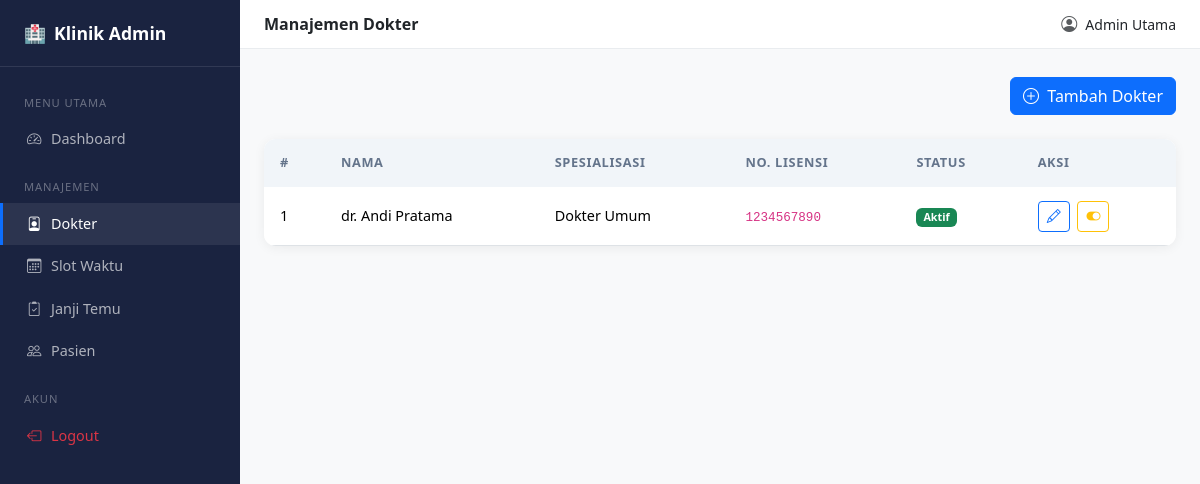
Before: /admin/doctors.php (signed in) with the older database file.
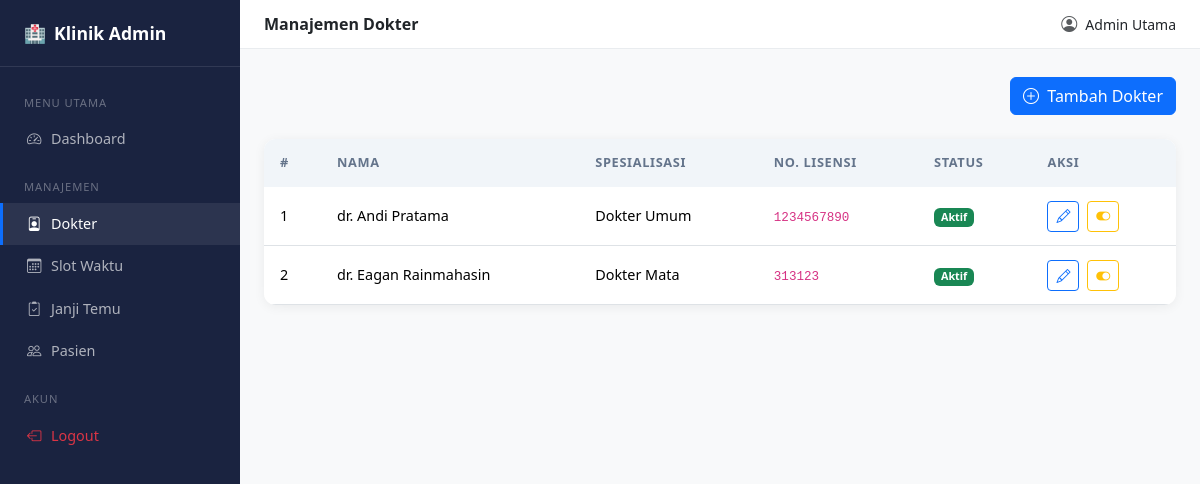
After: the same page with the newer database file.
### tables this page shows
CREATE TABLE `doctors` (
  `id` int(10) UNSIGNED NOT NULL,
  `full_name` varchar(100) NOT NULL,
  `specialization` varchar(100) DEFAULT NULL,
  `license_number` varchar(50) NOT NULL,
  `is_active` tinyint(1) NOT NULL DEFAULT 1
);

### admin/doctors.php (the view, shortened to what this page needs)
<?php
require_once '../config/config.php';
require_once '../includes/layout_admin.php';
$doctors = $pdo->query("SELECT * FROM doctors ORDER BY full_name")->fetchAll();
?>
<div class="d-flex justify-content-between align-items-center mb-4">
    <button class="btn btn-primary" data-bs-toggle="modal" data-bs-target="#addModal">
        <i class="bi bi-plus-circle me-1"></i> Tambah Dokter
    </button>
</div>
<div class="card table-card">
    <div class="table-responsive">
        <table class="table table-hover">
            <thead>
                <tr><th>#</th><th>Nama</th><th>Spesialisasi</th><th>No. Lisensi</th><th>Status</th><th>Aksi</th></tr>
            </thead>
            <tbody>
            <?php foreach ($doctors as $d): ?>
            <tr>
                <td><?= $d['id'] ?></td>
                <td><?= htmlspecialchars($d['full_name']) ?></td>
                <td><?= htmlspecialchars($d['specialization'] ?? '-') ?></td>
                <td><code><?= htmlspecialchars($d['license_number']) ?></code></td>
                <td>
                    <span class="badge <?= $d['is_active'] ? 'bg-success' : 'bg-secondary' ?>">
                        <?= $d['is_active'] ? 'Aktif' : 'Nonaktif' ?>
                    </span>
                </td>
                <td>
                    <button class="btn btn-sm btn-outline-primary me-1"
                        data-bs-toggle="modal" data-bs-target="#editModal"
                        data-id="<?= $d['id'] ?>"
                        data-name="<?= htmlspecialchars($d['full_name'], ENT_QUOTES) ?>"
                        data-spec="<?= htmlspecialchars($d['specialization'] ?? '', ENT_QUOTES) ?>"
                        data-lic="<?= htmlspecialchars($d['license_number'], ENT_QUOTES) ?>">
                        <i class="bi bi-pencil"></i>
                    </button>
                    <form method="post" class="d-inline">
                        <button class="btn btn-sm <?= $d['is_active'] ? 'btn-outline-warning' : 'btn-outline-success' ?>"
                                title="<?= $d['is_active'] ? 'Nonaktifkan' : 'Aktifkan' ?>">
                            <i class="bi bi-<?= $d['is_active'] ? 'toggle-on' : 'toggle-off' ?>"></i>
                        </button>
                    </form>
                </td>
            </tr>
            <?php endforeach; ?>
            </tbody>
        </table>
    </div>
</div>
<?php require_once '../includes/layout_admin_end.php'; ?>

Changed rows visible on the page:
added doctors: id "2", full_name "dr. Eagan Rainmahasin", specialization "Dokter Mata", license_number "313123", is_active "Aktif"
